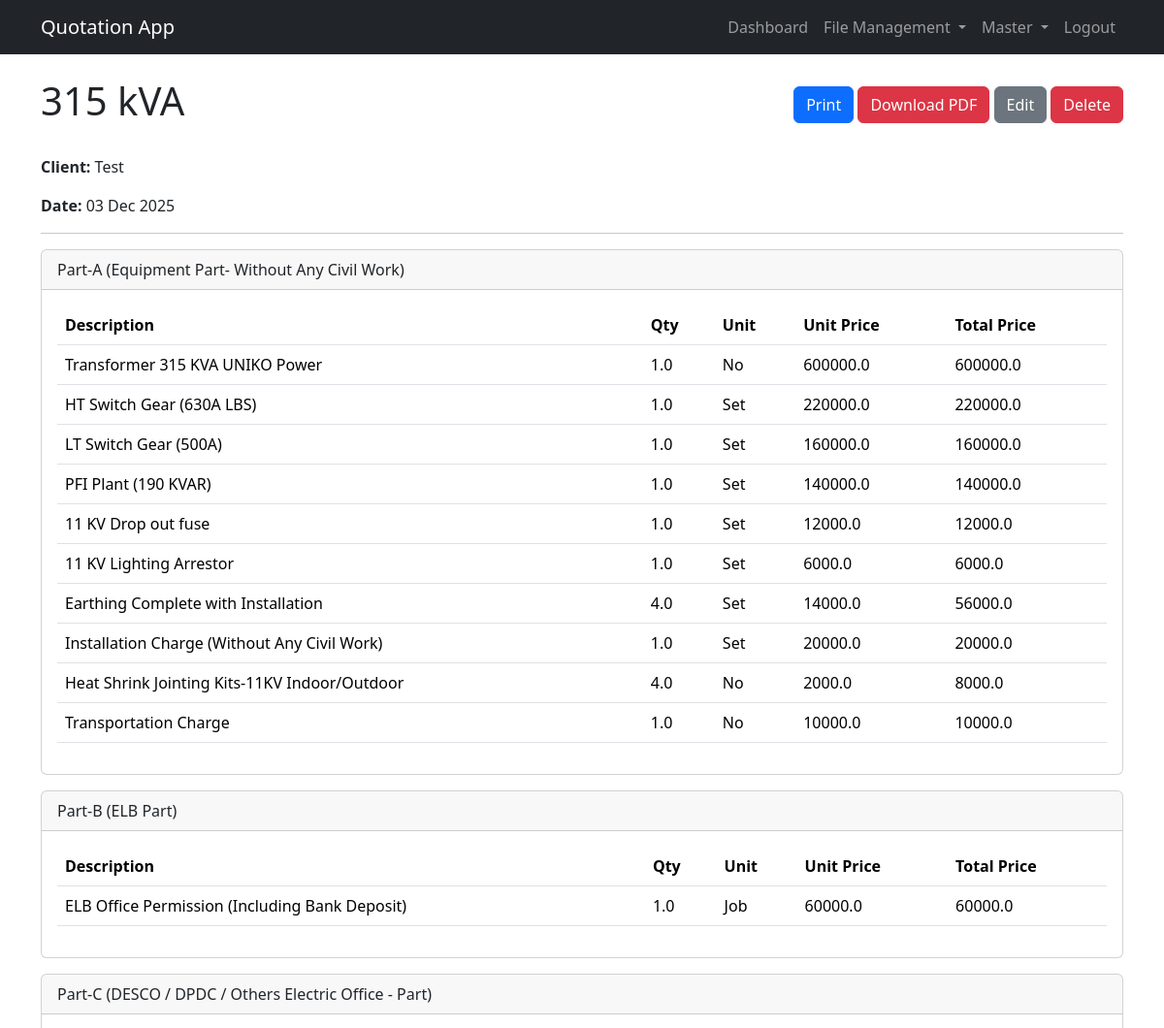
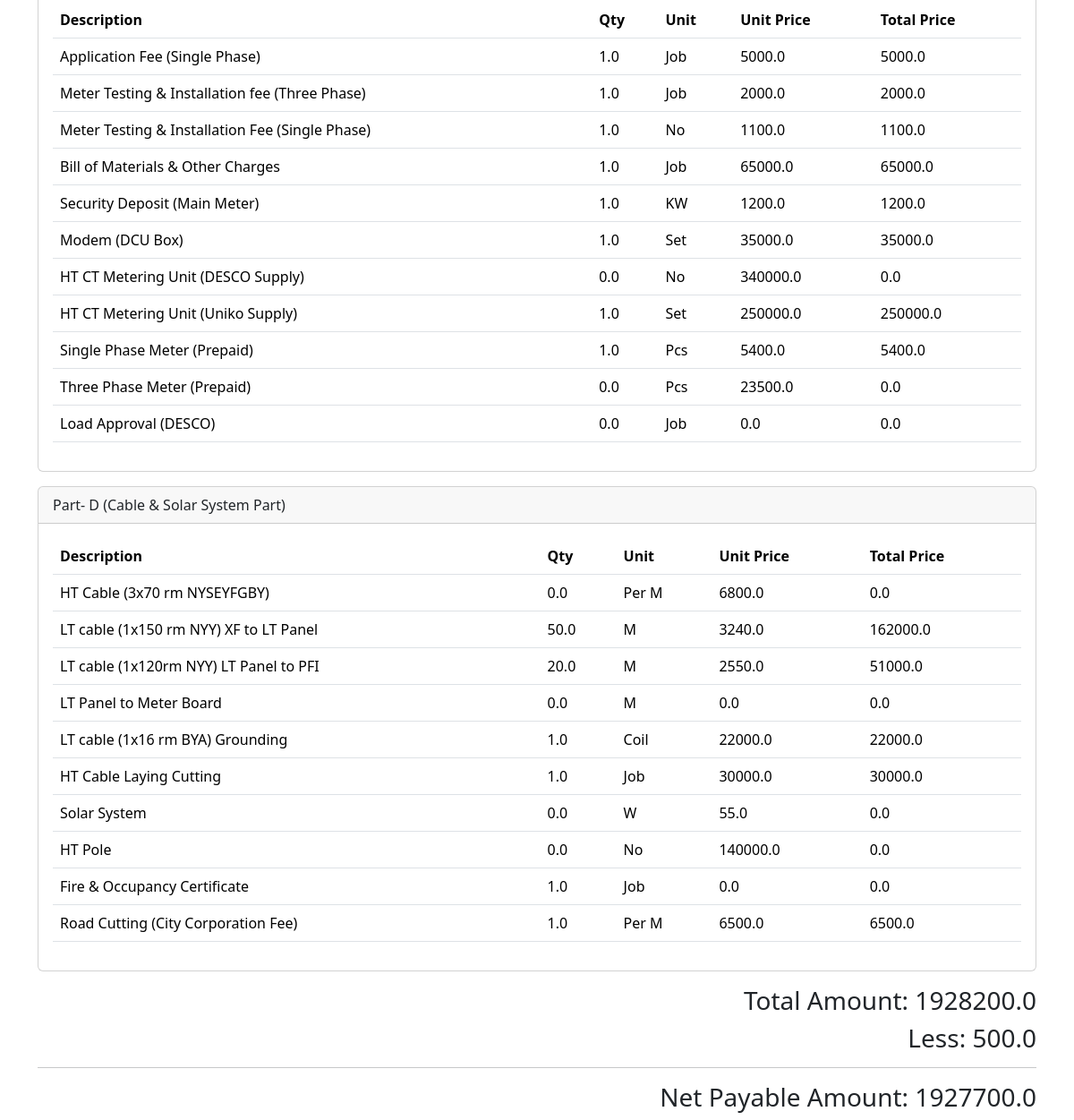
Page /149/ (signed in) on the committed database (2 pictures, top to bottom).
### pages/models.py (models this page shows, shortened)
class Quotation(models.Model):
    STATUS_CHOICES = (
        ('active', 'Active'),
        ('archived', 'Archived'),
        ('rejected', 'Rejected'),
        ('achieved', 'Achieved'),
    )
    reference = models.CharField(max_length=20, null=True, blank=True)
    title = models.CharField(max_length=255)
    client_name = models.CharField(max_length=255)
    template = models.ForeignKey(QuotationTemplate, on_delete=models.SET_NULL, null=True, blank=True)
    created_at = models.DateTimeField(auto_now_add=True)
    updated_at = models.DateTimeField(auto_now=True)
    status = models.CharField(max_length=10, choices=STATUS_CHOICES, default='active')
    user = models.ForeignKey('auth.User', on_delete=models.SET_NULL, null=True, blank=True)
    discount = models.FloatField(default=0)
    def total_amount(self):
        return sum(group.subtotal() for group in self.groups.all())
    def payable_amount(self):
        return self.total_amount() - self.discount

class QuotationGroup(models.Model):
    quotation = models.ForeignKey(Quotation, on_delete=models.CASCADE, related_name='groups')
    name = models.CharField(max_length=255)
    def subtotal(self):
        return sum(item.total_price for item in self.items.all())

class QuotationItem(models.Model):
    group = models.ForeignKey(QuotationGroup, on_delete=models.CASCADE, related_name='items')
    item = models.ForeignKey(Item, on_delete=models.SET_NULL, null=True, blank=True)
    description = models.CharField(max_length=255, blank=True, null=True)
    unit = models.ForeignKey(Unit, on_delete=models.SET_NULL, null=True, blank=True)
    qty = models.FloatField(default=0)
    unit_price = models.FloatField(default=0)
    total_price = models.FloatField(default=0)

class Unit(models.Model):
    name = models.CharField(max_length=50, unique=True)

### pages/views.py (the view)
# urls.py: path('<int:pk>/', QuotationDetailView.as_view(), name='quotation_view'),
@method_decorator(login_required, name='dispatch')
class QuotationDetailView(DetailView):
    model = Quotation
    template_name = 'pages/quotations/quotation_view.html'
    context_object_name = 'quotation'

### templates/pages/quotations/quotation_view.html (shortened to what this page needs)
{% extends 'base.html' %}
{% block content %}
    <div class="d-flex justify-content-between align-items-center mb-4">
        <h1>{{ quotation.title }}</h1>
        <div>
            <a href="{% url 'quotation_print' quotation.pk %}" class="btn btn-primary">Print</a>
            <a href="{% url 'quotation-pdf' quotation.pk %}" class="btn btn-danger">Download PDF</a>
            <a href="{% url 'quotation_update' quotation.pk %}" class="btn btn-secondary">Edit</a>
            <a href="{% url 'quotation_delete' quotation.pk %}" class="btn btn-danger">Delete</a>
        </div>
    </div>
    <p><strong>Client:</strong> {{ quotation.client_name }}</p>
    <p><strong>Date:</strong> {{ quotation.created_at|date:"d M Y" }}</p>
    <hr>
    {% for group in quotation.groups.all %}
        <div class="card mb-3">
            <div class="card-header">{{ group.name }}</div>
            <div class="card-body">
                <table class="table">
                    <thead>
                        <tr>
                            <th>Description</th>
                            <th>Qty</th>
                            <th>Unit</th>
                            <th>Unit Price</th>
                            <th>Total Price</th>
                        </tr>
                    </thead>
                    <tbody>
                        {% for item in group.items.all %}
                            <tr>
                                <td>
                                    {% if item.description %}
                                        {{ item.description }}
                                    {% elif item.item %}
                                        {{ item.item.name }}
                                    {% endif %}
                                </td>
                                <td>{{ item.qty }}</td>
                                <td>
                                    {% if item.unit %}
                                        {{ item.unit.name }}
                                    {% elif item.item and item.item.unit %}
                                        {{ item.item.unit.name }}
                                    {% endif %}
                                </td>
                                <td>{{ item.unit_price }}</td>
                                <td>{{ item.total_price }}</td>
                            </tr>
                        {% endfor %}
                    </tbody>
                </table>
            </div>
        </div>
    {% endfor %}
    <div class="text-end">
        <h3>Total Amount: {{ quotation.total_amount }}</h3>
        {% if quotation.discount > 0 %}
            <h3>Less: {{ quotation.discount }}</h3>
            <hr>
            <h3>Net Payable Amount: {{ quotation.payable_amount }}</h3>
        {% endif %}
    </div>
{% endblock %}

### rows in the picture
Quotation: title "315 kVA", client_name "Test", created_at "03 Dec 2025", total_amount "1928200.0", discount "500.0", payable_amount "1927700.0"
QuotationGroup: name "Part-A (Equipment Part- Without Any Civil Work)"
QuotationItem: description "Transformer 315 KVA UNIKO Power", qty "1.0", unit.name "No", unit_price "600000.0", total_price "600000.0"
QuotationItem: description "HT Switch Gear (630A LBS)", qty "1.0", unit.name "Set", unit_price "220000.0", total_price "220000.0"
QuotationItem: description "LT Switch Gear (500A)", qty "1.0", unit.name "Set", unit_price "160000.0", total_price "160000.0"
QuotationItem: description "PFI Plant (190 KVAR)", qty "1.0", unit.name "Set", unit_price "140000.0", total_price "140000.0"
QuotationItem: description "11 KV Drop out fuse", qty "1.0", unit.name "Set", unit_price "12000.0", total_price "12000.0"
QuotationItem: description "11 KV Lighting Arrestor", qty "1.0", unit.name "Set", unit_price "6000.0", total_price "6000.0"
QuotationItem: description "Earthing Complete with Installation", qty "4.0", unit.name "Set", unit_price "14000.0", total_price "56000.0"
QuotationItem: description "Installation Charge (Without Any Civil Work)", qty "1.0", unit.name "Set", unit_price "20000.0", total_price "20000.0"
QuotationItem: description "Heat Shrink Jointing Kits-11KV Indoor/Outdoor", qty "4.0", unit.name "No", unit_price "2000.0", total_price "8000.0"
QuotationItem: description "Transportation Charge", qty "1.0", unit.name "No", unit_price "10000.0", total_price "10000.0"
QuotationGroup: name "Part-B (ELB Part)"
QuotationItem: description "ELB Office Permission (Including Bank Deposit)", qty "1.0", unit.name "Job", unit_price "60000.0", total_price "60000.0"
QuotationGroup: name "Part-C (DESCO / DPDC / Others Electric Office - Part)"
QuotationItem: description "Application Fee (Single Phase)", qty "1.0", unit.name "Job", unit_price "5000.0", total_price "5000.0"
QuotationItem: description "Meter Testing & Installation fee (Three Phase)", qty "1.0", unit.name "Job", unit_price "2000.0", total_price "2000.0"
QuotationItem: description "Meter Testing & Installation Fee (Single Phase)", qty "1.0", unit.name "No", unit_price "1100.0", total_price "1100.0"
QuotationItem: description "Bill of Materials & Other Charges", qty "1.0", unit.name "Job", unit_price "65000.0", total_price "65000.0"
QuotationItem: description "Security Deposit (Main Meter)", qty "1.0", unit.name "KW", unit_price "1200.0", total_price "1200.0"
QuotationItem: description "Modem (DCU Box)", qty "1.0", unit.name "Set", unit_price "35000.0", total_price "35000.0"
QuotationItem: description "HT CT Metering Unit (DESCO Supply)", qty "0.0", unit.name "No", unit_price "340000.0", total_price "0.0"
QuotationItem: description "HT CT Metering Unit (Uniko Supply)", qty "1.0", unit.name "Set", unit_price "250000.0", total_price "250000.0"
QuotationItem: description "Single Phase Meter (Prepaid)", qty "1.0", unit.name "Pcs", unit_price "5400.0", total_price "5400.0"
QuotationItem: description "Three Phase Meter (Prepaid)", qty "0.0", unit.name "Pcs", unit_price "23500.0", total_price "0.0"
QuotationItem: description "Load Approval (DESCO)", qty "0.0", unit.name "Job", unit_price "0.0", total_price "0.0"
QuotationGroup: name "Part- D (Cable & Solar System Part)"
QuotationItem: description "HT Cable (3x70 rm NYSEYFGBY)", qty "0.0", unit.name "Per M", unit_price "6800.0", total_price "0.0"
QuotationItem: description "LT cable (1x150 rm NYY) XF to LT Panel", qty "50.0", unit.name "M", unit_price "3240.0", total_price "162000.0"
QuotationItem: description "LT cable (1x120rm NYY) LT Panel to PFI", qty "20.0", unit.name "M", unit_price "2550.0", total_price "51000.0"
QuotationItem: description "LT Panel to Meter Board", qty "0.0", unit.name "M", unit_price "0.0", total_price "0.0"
QuotationItem: description "LT cable (1x16 rm BYA) Grounding", qty "1.0", unit.name "Coil", unit_price "22000.0", total_price "22000.0"
QuotationItem: description "HT Cable Laying Cutting", qty "1.0", unit.name "Job", unit_price "30000.0", total_price "30000.0"
QuotationItem: description "Solar System", qty "0.0", unit.name "W", unit_price "55.0", total_price "0.0"
QuotationItem: description "HT Pole", qty "0.0", unit.name "No", unit_price "140000.0", total_price "0.0"
QuotationItem: description "Fire & Occupancy Certificate", qty "1.0", unit.name "Job", unit_price "0.0", total_price "0.0"
QuotationItem: description "Road Cutting (City Corporation Fee)", qty "1.0", unit.name "Per M", unit_price "6500.0", total_price "6500.0"
